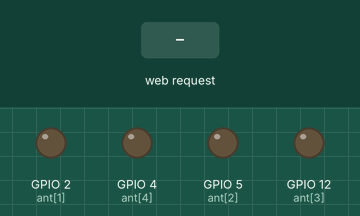
This sketch was run on a simulated ESP8266 (NodeMCU). On the bench: output pins drawn as LEDs (lit = HIGH). The test bench sets the inputs (shaded band). WiFi joins after 1.5 s; servers stay silent unless stated; what the sketch prints to the serial monitor is not drawn.

Above: at 2.7 s.
2.8 s: HTTP request GET /ant1 received
At 3.1 s:
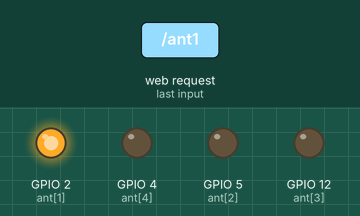
4.3 s: HTTP request GET /ant2 received
At 5.4 s:
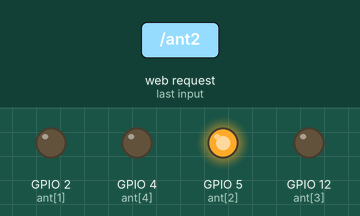
5.8 s: HTTP request GET /ant3 received
At 6.6 s:
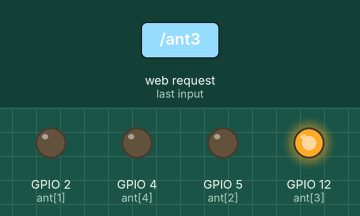
7.3 s: HTTP request GET /ant4 received
At 7.7 s:
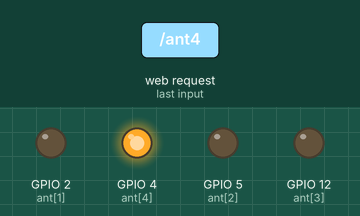
8.8 s: HTTP request GET /ant0 received
At 10.0 s:
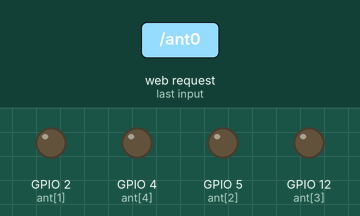
Timing chart, 0 to 11.3 s (numbered marks = the images above; inputs shaded):
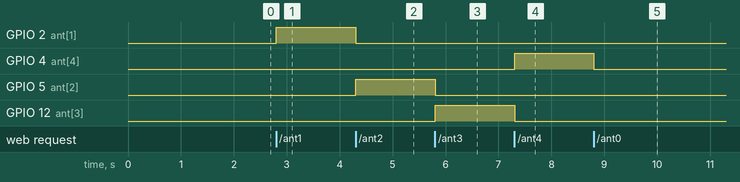

The sketch:

WLAN_1.0.ino
```cpp
// (licence header left out)
#include <ESP8266WiFi.h>

const char *ssid = "SSID des WLAN-Routers";
const char *pw = "das Zugangspasswort";

WiFiServer server(80);
WiFiClient client;

String header = "";
byte ant[] = { 0, 2, 5, 12, 4 };
String text[] = { "GND", "ANT1", "ANT2", "ANT3", "ANT4" };

String styl = R"(
    <style>
      html {
        font-familiy: 'Helvetica Neue', Helvetica, Arial, sans-serif;
        font-size: 10px;
        display: inline-block;
        margin: 0, auto;
        text-align: center;
      }
      button {
        background: lightgray;
        border: none;
        color: white;
        margin: 2px;
        height: 6rem;
        width: 80%;
        max-width: 50rem;
        text-decoration: none;
        text-align: center;
        font-size: 2rem;
        font-weight: medium;
        cursor: pointer;
      }
      .on {
        background: red;
      }
    </style>
)";

void antOn(byte a);

void setup() {
  Serial.begin(115200);
  for (byte i = 1; i <= 4; i++) {
    pinMode(ant[i], OUTPUT);
    digitalWrite(ant[i], LOW);
  }

  WiFi.begin(ssid, pw);
  while (WiFi.status() != WL_CONNECTED) {
    delay(500);
    Serial.print(".");
  }
  Serial.println();
  Serial.println("WiFi connected: ");
  Serial.println("IP-Adresse: ");
  Serial.println(WiFi.localIP());
  server.begin();
}

void loop() {
  client = server.available();
  if (client) {
    String currentLine = "";
    while (client.connected()) {
      if (client.available()) {
        char c = client.read();
        header += c;
        if (c == '\n') {
          Serial.println(header);
          if (currentLine.length() == 0) {
            client.print("http/1.1 200 OK\r\n");
            client.print("Content-type: text/html\r\n\r\n");
            client.println("<!DOCTYPE html><html>");
            client.println("<head>");
            client.println("<title>WLAN-Schalter</title>");
            client.println("<meta name='viewport' content='width=device-width, inital-scale=1.0'>");
            client.println(styl);
            client.println("</head><body>");
            if (header.indexOf("GET /ant0") < 0 && header.indexOf("GET /ant1") < 0 && header.indexOf("GET /ant2") < 0 && header.indexOf("GET /ant3") < 0 && header.indexOf("GET /ant4") < 0) {
              client.println("<p><a href='/ant0'><button type='button'>Start</button></a></p>");
            } else {
              if (header.indexOf("GET /ant0") >= 0) {
                antOn(0);
              } else if (header.indexOf("GET /ant1") >= 0) {
                antOn(1);
              } else if (header.indexOf("GET /ant2") >= 0) {
                antOn(2);
              } else if (header.indexOf("GET /ant3") >= 0) {
                antOn(3);
              } else if (header.indexOf("GET /ant4") >= 0) {
                antOn(4);
              }
            }
            client.println("</body></html>");
            client.println();
            break;
          } else {
            currentLine = "";
          }
        } else if (c != '\r') {
          currentLine += c;
        }
      }
    }
    header = "";
    client.stop();
    Serial.println("Client disconnected.");
    Serial.println();
  }
}
```

funkt.ino
```cpp
void antOn(byte a) {
  for (byte i = 0; i <= 4; i++) {
    if (i == a) {
      An(a);
    } else {
      client.print("<p><a href='/ant");
      client.print(i);
      client.print("'><button type='button'>");
      client.print(text[i]);
      client.println("</button></a></p>");
    }
  }
}

void An(byte a) {
  client.print("<p><button type='button' class='on'>");
  client.print(text[a]);
  client.println("</button></p>");
  for (byte i = 0; i <= 4; i++) {
    if (i == a) {
      digitalWrite(ant[i], HIGH);
    } else {
      digitalWrite(ant[i], LOW);
    }
  }
}
```

Measured:
- after the input at 2.8 s, GPIO 2 (ant[1]): LOW → HIGH at once
- after the input at 4.3 s, GPIO 2 (ant[1]): HIGH → LOW at once; GPIO 5 (ant[2]): LOW → HIGH at once
- after the input at 5.8 s, GPIO 5 (ant[2]): HIGH → LOW at once; GPIO 12 (ant[3]): LOW → HIGH at once
- after the input at 7.3 s, GPIO 4 (ant[4]): LOW → HIGH at once; GPIO 12 (ant[3]): HIGH → LOW at once
- after the input at 8.8 s, GPIO 4 (ant[4]): HIGH → LOW at once
